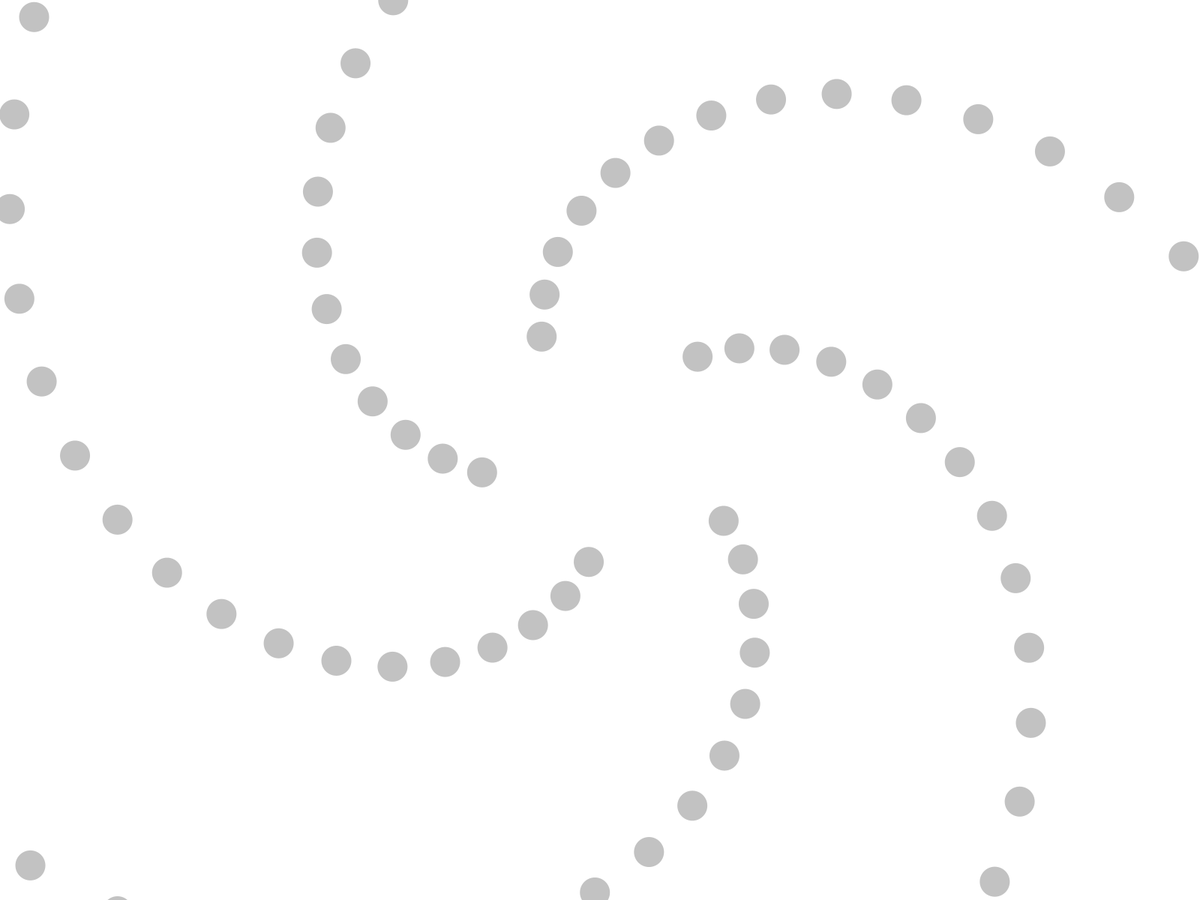
Frame 1 (no input)
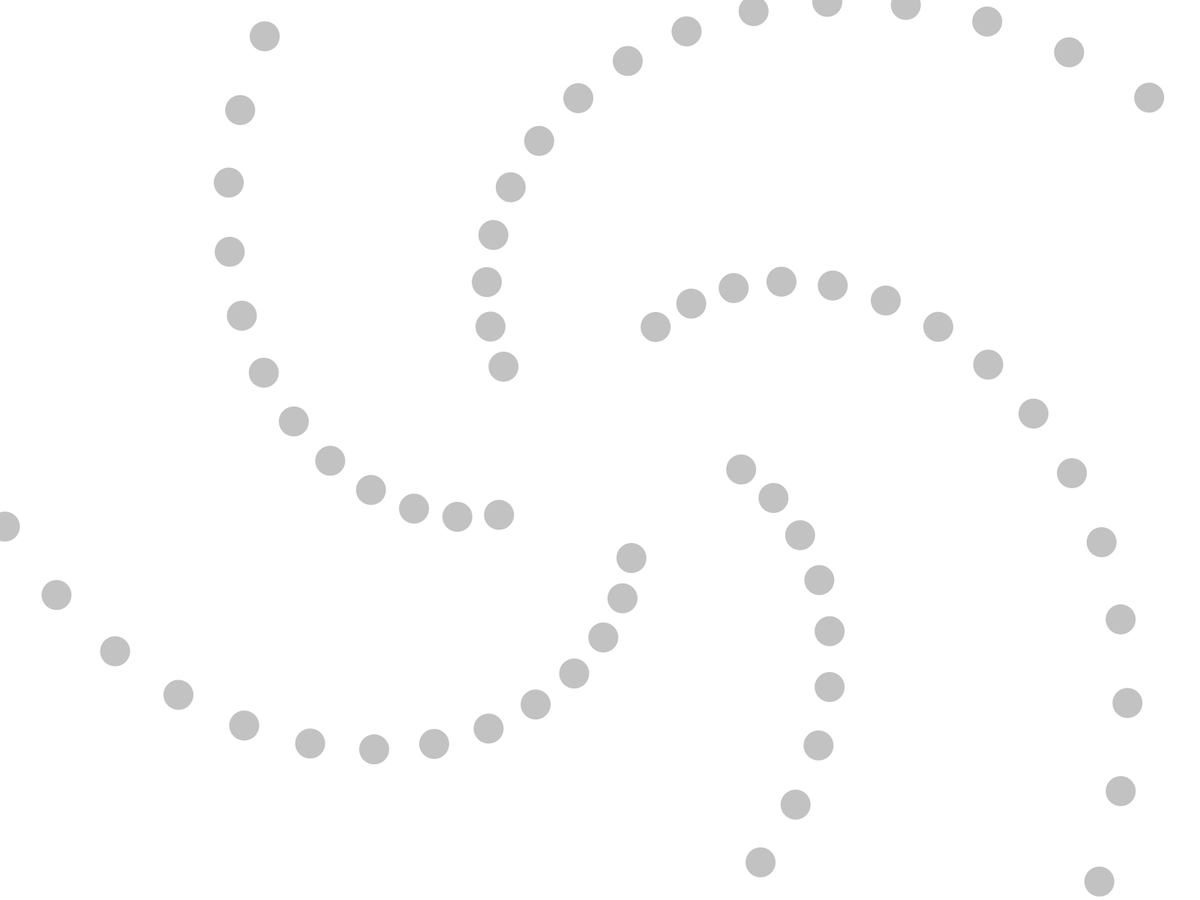
Frame 60 (the mouse pressed at the canvas centre just before this capture)
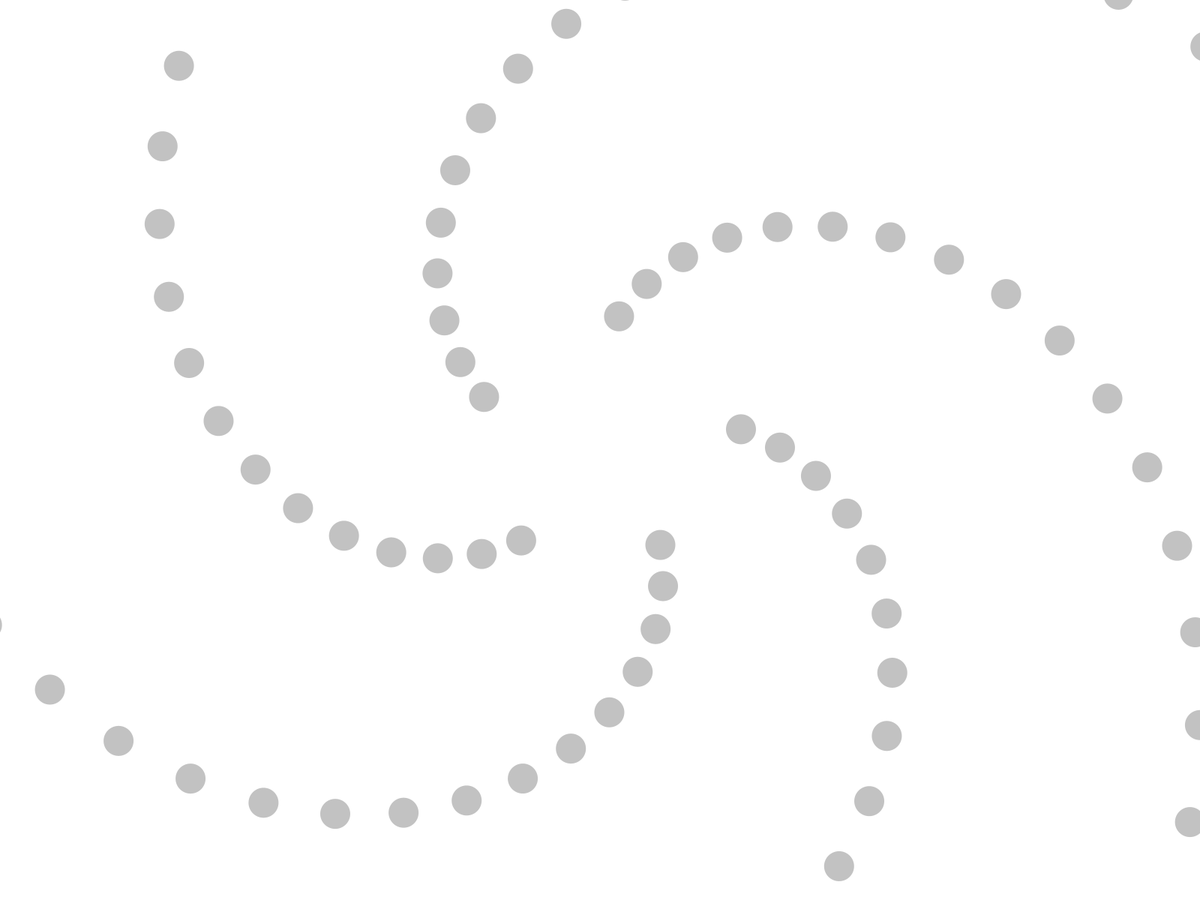
Frame 120 (the mouse held since frame 60 and released just before this capture)

The Processing sketch that drew these frames (run headless with seeded random() and noise(); from frame 60 on, the mouse is pressed at the canvas centre):

// Processing sketch: swirl
// ── swirl.pde
int circles = 100;
PVector[] loc;
float[] amp;
float angle[];

void setup() {
  fullScreen();
  surface.setResizable(true);
  noStroke();
  fill(100, 100);

  amp = new float[circles];
  angle = new float[circles];
  loc = new PVector[circles];

  for (int i =0; i <circles; i++) {
    amp[i] = 150+i*10;
    angle[i] = i*5;
  }
}

void draw() {
  background(255); 
  translate(width/2, height/2); 

  for (int i =0; i <circles; i++) {
    angle[i] -= 0.1; 
    loc[i] = new PVector(amp[i]*sin(angle[i]), amp[i]*cos(angle[i]));
    ellipse(loc[i].x, loc[i].y, 40, 40);
  }
}
